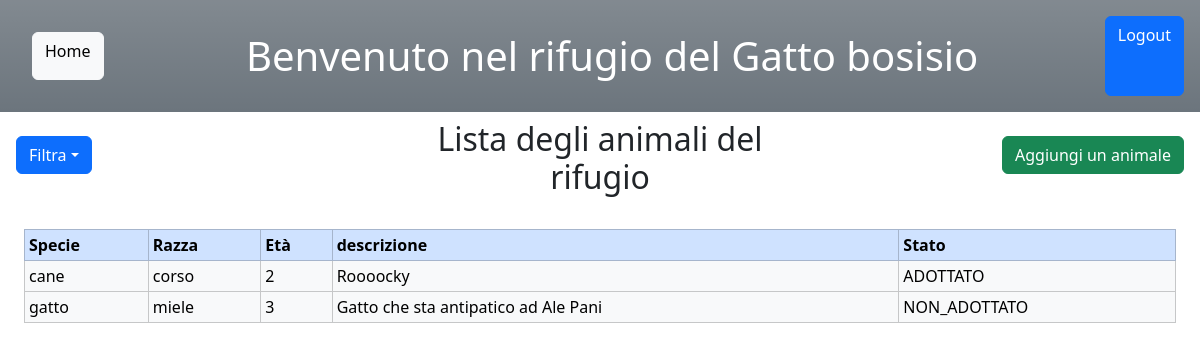
Screenshot of /gestione_animali/ (signed in) with the database file from the repository.
### rifugioAnimali/models.py (models this page shows, shortened)
class Animale(models.Model):
    specie = models.CharField(max_length = 32)
    razza = models.CharField(max_length = 32)
    eta = models.IntegerField(default = 0)
    descrizione = models.CharField(max_length = 128)
    stato = models.CharField(max_length=32,choices=[(choice.name,choice.value) for choice in StatoAdozione],default=StatoAdozione.NON_ADOTTATO.value)

### rifugioAnimali/views.py (the view)
# urls.py: path("gestione_animali/",views.gestione_animali,name="gestione_animali"),
@login_required(login_url='login')
def gestione_animali(request):
    if(not(request.user.is_staff)):
        return redirect('home')
    lista_animali = Animale.objects.order_by("specie")
    template = loader.get_template("rifugioAnimali/gestione_animali.html")
    context = {
        "lista_animali" : lista_animali,
    }
    return HttpResponse(template.render(context,request))

### rifugioAnimali/templates/rifugioAnimali/gestione_animali.html (shortened to what this page needs)
<head>
    {% load static %}
    {% load bootstrap5 %}
    {% bootstrap_css %}
</head>
<body>
  <header class="p-3 mb-2 bg-secondary bg-gradient text-white d-flex">
    <a href="#" role="button" class="btn btn-light m-3" onclick="location.href= '/home_admin' ">Home</a>
    <div class=" titolo row h-100 justify-content-center align-items-center">
      <h1 class="text-center m-3">Benvenuto nel rifugio del Gatto bosisio</h1>
    </div>
    <a class="btn btn-primary" href="/logout" role="button">Logout</a>
  </header>
    <div class="container align-content-center" style="width: 100vw;">
      <div class="row">
        <div class="col">
          <div class=" position-absolute start-0 p-3 btn-group">
            <button type="button" class="btn btn-primary dropdown-toggle" data-bs-toggle="dropdown" aria-expanded="false">Filtra</button>
          </div>
        </div>
        <div class="col text-center">
          <h2>Lista degli animali del rifugio</h2>
        </div>
        <div class="col">
          <a href="#" role="button" class=" position-absolute end-0 btn btn-success m-3" onclick="location.href= '/aggiungi_animale' ">Aggiungi un animale</a>
        </div>
      </div>
    </div>
        {% if lista_animali %}
            <div class="p-4">
            <table class="table table-bordered table-sm table-responsive">
                <thead>
                    <tr class="table-primary">
                        <th>Specie</th>
                        <th>Razza</th>
                        <th>Età</th>
                        <th>descrizione</th>
                        <th>Stato</th>
                    </tr>
                </thead>
                <tbody>
                    {% for animali in lista_animali %}
                        <tr class="table-light">
                            <td>{{ animali.specie }}</td>
                            <td>{{ animali.razza }}</td>
                            <td>{{ animali.eta }}</td>
                            <td>{{ animali.descrizione }}</td>
                            <td> {{ animali.stato }}</td>
                        </tr>
                    {% endfor %}
                </tbody>
            </table>
        {% else %}
            <p>non ci sono animali</p>
        {% endif %}
</body>

### rifugioAnimali/templates/rifugioAnimali/gestione_animali.html (style rules this page uses)
.titolo { width: 100vw; }

### rows the page displays
Animale: specie "cane", razza "corso", eta "2", descrizione "Roooocky", stato "ADOTTATO"
Animale: specie "gatto", razza "miele", eta "3", descrizione "Gatto che sta antipatico ad Ale Pani", stato "NON_ADOTTATO"
